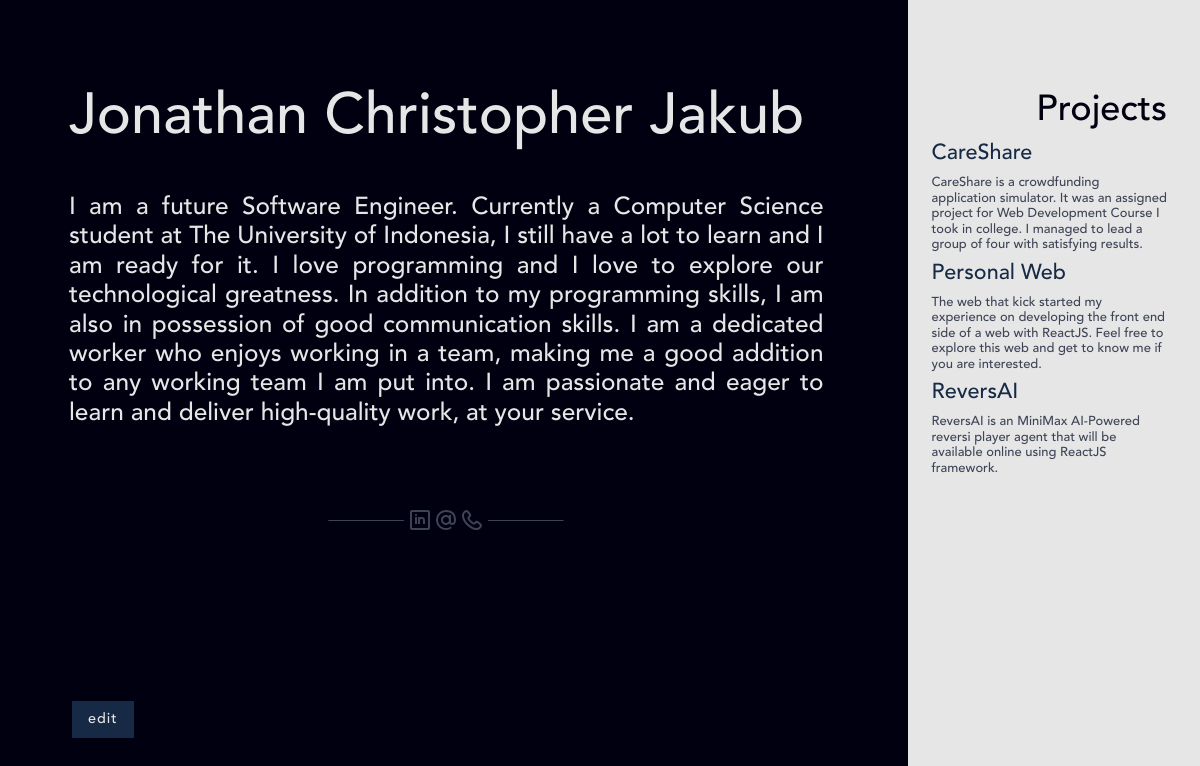
Before: / with the older database file.
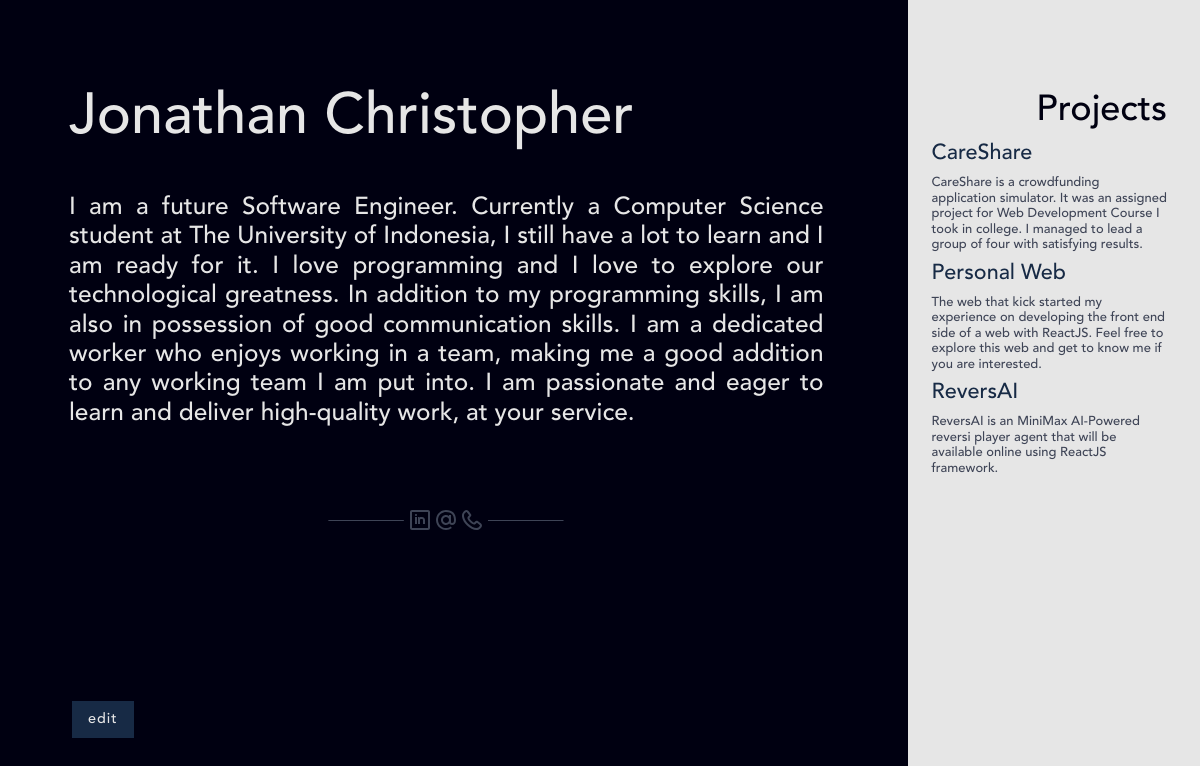
After: the same page with the newer database file.
### information/models.py (models this page shows, shortened)
class PersonalInfo(models.Model):
    name = models.CharField(max_length=100)
    description = models.CharField(max_length=1000)
    email = models.EmailField(max_length=100)
    linkedin = models.URLField(max_length=100)
    git = models.URLField(max_length=100)
    phone_regex = RegexValidator(regex=r'^\+?1?\d{9,15}$', message="Phone number must be entered in the format: '+999999999'. Up to 15 digits allowed.")
    phone_number = models.CharField(validators=[phone_regex], max_length=17, blank=True)
    title = models.CharField(max_length=20)
    class Meta:
        verbose_name_plural = "PersonalInfo"

### portfolio/views.py (the view)
# urls.py: path('', views.index, name="index"),
def index(request):
    return render(request, 'portfolio/index.html', {
        "info"      : PersonalInfo.objects.all().first(),
        "projects"  : Project.objects.all()
    })

### portfolio/templates/portfolio/index.html (shortened to what this page needs)
{% load static from staticfiles %}
<!DOCTYPE html>
<html lang="en">
<head>
    <link rel="stylesheet" href="https://stackpath.bootstrapcdn.com/bootstrap/4.1.3/css/bootstrap.min.css">
    <link rel="stylesheet" href="{% static 'styles/globalStyles.css' %}" >
    <link rel="stylesheet" href="{% static 'styles/indexStyles.css' %}" >
</head>
<body>
    <div class="full-height d-flex">
        <div class="row">
            <div class="container-large col-lg-9 dark-bg light-grey-text full-height">
                <div>
                    <h1>{{ info.name }}</h1>
                </div>
                <div id="description">
                    <h3>{{ info.description }}</h3>
                </div>
                <div id="contact-links" class="line-wrapped">
                    <a href="{{ info.linkedin }}">
                        <img
                            src="{% static 'icons/linkedin.svg' %}"
                            alt="LinkedIn"
                            class="link-icon"
                        />
                    </a>
                    <a href="mailto: {{ info.email }}">
                        <img
                            src="{% static 'icons/email.svg' %}"
                            alt="Email"
                            class="link-icon"
                        />
                    </a>
                    <a href="tel:{{ info.phone_number }}">
                        <img
                            src="{% static 'icons/phone.svg' %}"
                            alt="Phone"
                            class="link-icon"
                        />
                    </a>
                </div>
            </div>
            <div class="container-small col-lg-3 light-bg full-height">
                <div class="text-right dark-blue-text">
                    <h2 class="section-title">Projects</h2>
                </div>
                {% for project in projects %}
                    <div>
                        <a href="{{ project.url }}" class="medium-blue-text"><h4>{{ project.name }}</h4></a>
                        <h6 class="dark-grey-text">{{ project.description }}</h6>
                    </div>
                {% endfor %}
            </div>
        </div>
    </div>
    <div class="btn-lg mode draw blue-bg">
        <a href="{% url 'cms:dashboard' %}"><span class="light-grey-text spaced">edit</span></a>
    </div>
</body>
</html>

Changed rows visible on the page:
changed PersonalInfo: name "Jonathan Christopher Jakub" → "Jonathan Christopher"
